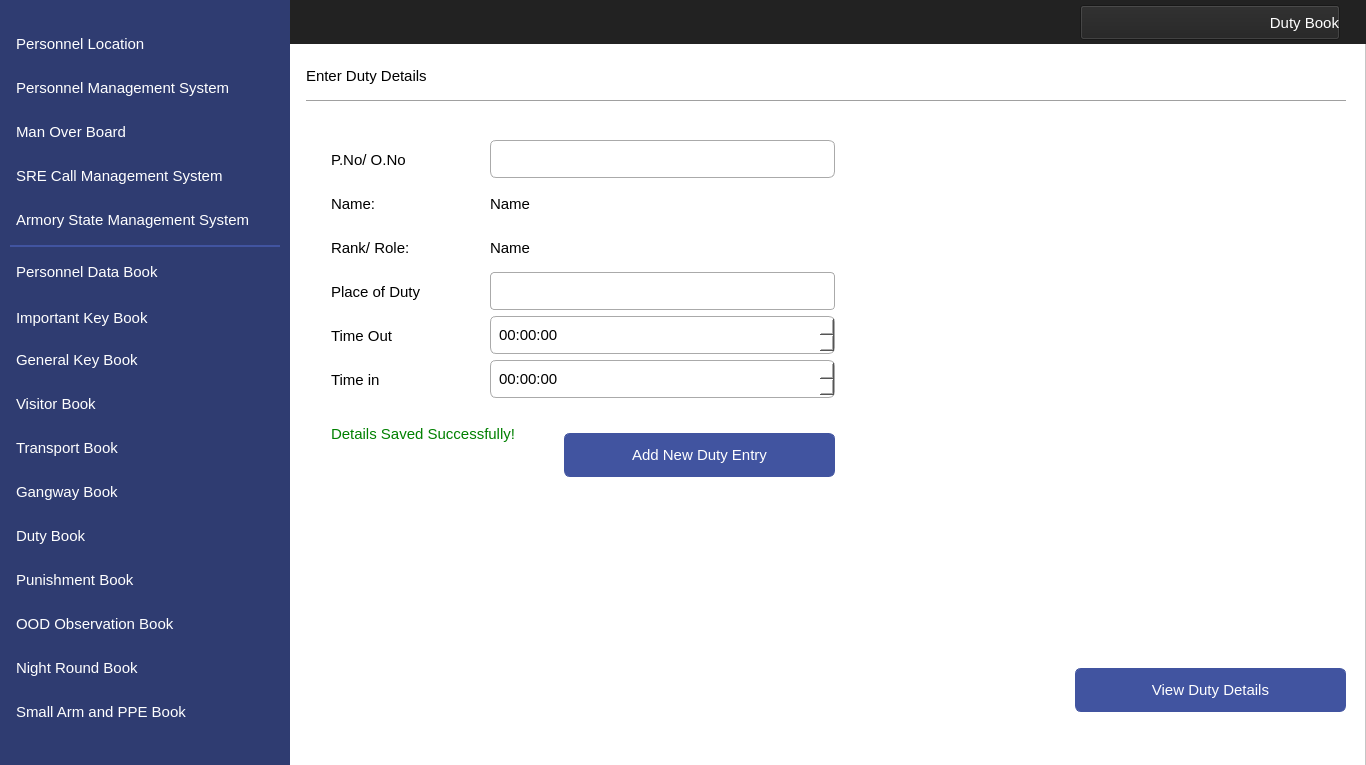
<?xml version="1.0" encoding="UTF-8"?>
<ui version="4.0">
 <class>MainWindow</class>
 <widget class="QMainWindow" name="MainWindow">
  <property name="geometry">
   <rect>
    <x>0</x>
    <y>0</y>
    <width>1366</width>
    <height>765</height>
   </rect>
  </property>
  <property name="windowTitle">
   <string>MainWindow</string>
  </property>
  <widget class="QWidget" name="centralwidget">
   <widget class="QFrame" name="frame">
    <property name="geometry">
     <rect>
      <x>0</x>
      <y>0</y>
      <width>1366</width>
      <height>768</height>
     </rect>
    </property>
    <property name="styleSheet">
     <string notr="true">background-color: #ffffff</string>
    </property>
    <property name="frameShape">
     <enum>QFrame::StyledPanel</enum>
    </property>
    <property name="frameShadow">
     <enum>QFrame::Raised</enum>
    </property>
    <widget class="QLabel" name="label_2">
     <property name="geometry">
      <rect>
       <x>0</x>
       <y>0</y>
       <width>1366</width>
       <height>44</height>
      </rect>
     </property>
     <property name="styleSheet">
      <string notr="true">background-color:#222222;</string>
     </property>
     <property name="text">
      <string/>
     </property>
    </widget>
    <widget class="QPushButton" name="navViewDutyDetails">
     <property name="geometry">
      <rect>
       <x>1075</x>
       <y>668</y>
       <width>271</width>
       <height>44</height>
      </rect>
     </property>
     <property name="font">
      <font>
       <family>Segoe UI</family>
       <pointsize>11</pointsize>
      </font>
     </property>
     <property name="cursor">
      <cursorShape>PointingHandCursor</cursorShape>
     </property>
     <property name="styleSheet">
      <string notr="true">QPushButton
{
    color: #ffffff;
    background-color:#4154A0;
    border-width: 1px;
    border-color: #4154A0;
    border-style: solid;
    border-radius: 6;
    padding: 3px;
    font-size: 11pt;
    padding-left: 5px;
    padding-right: 5px;
    min-width: 40px;
}

QPushButton:hover
{
    background-color:#384889
}
QPushButton:pressed
{
    background-color: #384889;
 	border-width: 3px;
    border-color: #5C70BC;
    border-style: solid;
    border-radius: 6;

}</string>
     </property>
     <property name="text">
      <string>View Duty Details</string>
     </property>
     <property name="icon">
      <iconset resource="../IconResource.qrc">
       <normaloff>:/images/viewDetails.png</normaloff>:/images/viewDetails.png</iconset>
     </property>
     <property name="iconSize">
      <size>
       <width>25</width>
       <height>25</height>
      </size>
     </property>
    </widget>
    <widget class="QLabel" name="lblDataEntrySuccessful">
     <property name="enabled">
      <bool>true</bool>
     </property>
     <property name="geometry">
      <rect>
       <x>331</x>
       <y>412</y>
       <width>361</width>
       <height>44</height>
      </rect>
     </property>
     <property name="font">
      <font>
       <family>Segoe UI</family>
       <pointsize>11</pointsize>
      </font>
     </property>
     <property name="layoutDirection">
      <enum>Qt::LeftToRight</enum>
     </property>
     <property name="styleSheet">
      <string notr="true">color: green;
background-color:#ffffff;
font-size: 11pt</string>
     </property>
     <property name="text">
      <string>Details Saved Successfully!</string>
     </property>
     <property name="alignment">
      <set>Qt::AlignLeading|Qt::AlignLeft|Qt::AlignVCenter</set>
     </property>
    </widget>
    <widget class="QPushButton" name="pushButton">
     <property name="enabled">
      <bool>true</bool>
     </property>
     <property name="geometry">
      <rect>
       <x>1080</x>
       <y>5</y>
       <width>260</width>
       <height>35</height>
      </rect>
     </property>
     <property name="font">
      <font>
       <family>Segoe UI</family>
       <pointsize>11</pointsize>
      </font>
     </property>
     <property name="styleSheet">
      <string notr="true"> text-align: right;
    color: #ffffff;
    background-color:#222222;</string>
     </property>
     <property name="text">
      <string>Duty Book</string>
     </property>
     <property name="icon">
      <iconset resource="../IconResource.qrc">
       <normaloff>:/images/duty.png</normaloff>:/images/duty.png</iconset>
     </property>
     <property name="iconSize">
      <size>
       <width>32</width>
       <height>32</height>
      </size>
     </property>
    </widget>
    <widget class="QPushButton" name="pushButton_2">
     <property name="enabled">
      <bool>true</bool>
     </property>
     <property name="geometry">
      <rect>
       <x>331</x>
       <y>680</y>
       <width>100</width>
       <height>80</height>
      </rect>
     </property>
     <property name="styleSheet">
      <string notr="true"> border:1px solid #fff;
    border-radius:4px;
    outline:none;</string>
     </property>
     <property name="text">
      <string/>
     </property>
     <property name="icon">
      <iconset resource="../IconResource.qrc">
       <normaloff>:/images/logoMTIP.png</normaloff>:/images/logoMTIP.png</iconset>
     </property>
     <property name="iconSize">
      <size>
       <width>200</width>
       <height>200</height>
      </size>
     </property>
    </widget>
    <widget class="QLabel" name="label_14">
     <property name="geometry">
      <rect>
       <x>331</x>
       <y>314</y>
       <width>151</width>
       <height>44</height>
      </rect>
     </property>
     <property name="font">
      <font>
       <family>Segoe UI</family>
       <pointsize>11</pointsize>
      </font>
     </property>
     <property name="layoutDirection">
      <enum>Qt::LeftToRight</enum>
     </property>
     <property name="styleSheet">
      <string notr="true">color: #000000;
background-color:#ffffff;
font-size: 11pt</string>
     </property>
     <property name="text">
      <string>Time Out</string>
     </property>
     <property name="alignment">
      <set>Qt::AlignLeading|Qt::AlignLeft|Qt::AlignVCenter</set>
     </property>
    </widget>
    <widget class="QLabel" name="label_12">
     <property name="geometry">
      <rect>
       <x>331</x>
       <y>270</y>
       <width>151</width>
       <height>44</height>
      </rect>
     </property>
     <property name="font">
      <font>
       <family>Segoe UI</family>
       <pointsize>11</pointsize>
      </font>
     </property>
     <property name="layoutDirection">
      <enum>Qt::LeftToRight</enum>
     </property>
     <property name="styleSheet">
      <string notr="true">color: #000000;
background-color:#ffffff;
font-size: 11pt</string>
     </property>
     <property name="text">
      <string>Place of Duty</string>
     </property>
     <property name="alignment">
      <set>Qt::AlignLeading|Qt::AlignLeft|Qt::AlignVCenter</set>
     </property>
    </widget>
    <widget class="QLabel" name="label_16">
     <property name="geometry">
      <rect>
       <x>331</x>
       <y>358</y>
       <width>151</width>
       <height>44</height>
      </rect>
     </property>
     <property name="font">
      <font>
       <family>Segoe UI</family>
       <pointsize>11</pointsize>
      </font>
     </property>
     <property name="layoutDirection">
      <enum>Qt::LeftToRight</enum>
     </property>
     <property name="styleSheet">
      <string notr="true">color: #000000;
background-color:#ffffff;
font-size: 11pt</string>
     </property>
     <property name="text">
      <string>Time in</string>
     </property>
     <property name="alignment">
      <set>Qt::AlignLeading|Qt::AlignLeft|Qt::AlignVCenter</set>
     </property>
    </widget>
    <widget class="QTimeEdit" name="tmIn">
     <property name="geometry">
      <rect>
       <x>490</x>
       <y>360</y>
       <width>345</width>
       <height>38</height>
      </rect>
     </property>
     <property name="font">
      <font>
       <family>Segoe UI</family>
       <pointsize>11</pointsize>
      </font>
     </property>
     <property name="styleSheet">
      <string notr="true">QTimeEdit{
    border:1px solid #aaa;
    border-radius:6px;
    outline:none;
    padding:6px;
    box-sizing:border-box;
    transition:.3s;
  }
  QTimeEdit:hover{
	 border:1px solid #000;	
 	transition:.3s;
}
  QTimeEdit:focus{
    border-color:dodgerBlue;
    box-shadow:0 0 8px 0 dodgerBlue;
border-radius: 6;
  }
	QTimeEdit::up-button{
 subcontrol-origin: border;
subcontrol-position: top right;
width: 25px;
 border: none;
image: url(:/images/dropUpTime.png);
}
QTimeEdit::down-button {
 subcontrol-origin: border;
 subcontrol-position: bottom right;
 width: 25px;
 border: none;

image: url(:/images/dropDownTime.png);

}
QTimeEdit::down-button:hover {
 border: 1px solid rgba(0, 0, 0, 0%);
border-bottom: 1px solid rgb(0, 0, 0);
 border-right: 1px solid rgb(0, 0, 0);
background-color:#e6e6e6;
    
}
QTimeEdit::up-button:hover {
 border: 1px solid rgba(0, 0, 0, 0%);
border-top: 1px solid rgb(0, 0, 0);
 border-right: 1px solid rgb(0, 0, 0);
background-color:#e6e6e6;

}
QTimeEdit::up-button:focus{
 border: 1px solid rgba(0, 0, 0, 0%);
border-top: 1px solid dodgerBlue;
 border-right: 1px solid dodgerBlue;

}
QTimeEdit::down-button:focus{
 border: 1px solid rgba(0, 0, 0, 0%);
border-bottom: 1px solid dodgerBlue;
 border-right: 1px solid dodgerBlue;

}</string>
     </property>
     <property name="calendarPopup">
      <bool>false</bool>
     </property>
    </widget>
    <widget class="QLineEdit" name="edtDutyPlace">
     <property name="geometry">
      <rect>
       <x>490</x>
       <y>272</y>
       <width>345</width>
       <height>38</height>
      </rect>
     </property>
     <property name="font">
      <font>
       <family>Segoe UI</family>
       <pointsize>11</pointsize>
      </font>
     </property>
     <property name="styleSheet">
      <string notr="true">QLineEdit{
    border:1px solid #aaa;
    border-radius:4px;
    outline:none;
    padding:6px;
    box-sizing:border-box;
    transition:.3s;
  }
  QLineEdit:hover{
	 border:1px solid #000;	
 	transition:.3s;
}
  QLineEdit:focus{
    border-color:dodgerBlue;
    box-shadow:0 0 8px 0 dodgerBlue;
  }</string>
     </property>
    </widget>
    <widget class="QTimeEdit" name="tmOut">
     <property name="geometry">
      <rect>
       <x>490</x>
       <y>316</y>
       <width>345</width>
       <height>38</height>
      </rect>
     </property>
     <property name="font">
      <font>
       <family>Segoe UI</family>
       <pointsize>11</pointsize>
      </font>
     </property>
     <property name="styleSheet">
      <string notr="true">QTimeEdit{
    border:1px solid #aaa;
    border-radius:6px;
    outline:none;
    padding:6px;
    box-sizing:border-box;
    transition:.3s;
  }
  QTimeEdit:hover{
	 border:1px solid #000;	
 	transition:.3s;
}
  QTimeEdit:focus{
    border-color:dodgerBlue;
    box-shadow:0 0 8px 0 dodgerBlue;
border-radius: 6;
  }
	QTimeEdit::up-button{
 subcontrol-origin: border;
subcontrol-position: top right;
width: 25px;
 border: none;
image: url(:/images/dropUpTime.png);
}
QTimeEdit::down-button {
 subcontrol-origin: border;
 subcontrol-position: bottom right;
 width: 25px;
 border: none;

image: url(:/images/dropDownTime.png);

}
QTimeEdit::down-button:hover {
 border: 1px solid rgba(0, 0, 0, 0%);
border-bottom: 1px solid rgb(0, 0, 0);
 border-right: 1px solid rgb(0, 0, 0);
background-color:#e6e6e6;
    
}
QTimeEdit::up-button:hover {
 border: 1px solid rgba(0, 0, 0, 0%);
border-top: 1px solid rgb(0, 0, 0);
 border-right: 1px solid rgb(0, 0, 0);
background-color:#e6e6e6;

}
QTimeEdit::up-button:focus{
 border: 1px solid rgba(0, 0, 0, 0%);
border-top: 1px solid dodgerBlue;
 border-right: 1px solid dodgerBlue;

}
QTimeEdit::down-button:focus{
 border: 1px solid rgba(0, 0, 0, 0%);
border-bottom: 1px solid dodgerBlue;
 border-right: 1px solid dodgerBlue;

}</string>
     </property>
     <property name="calendarPopup">
      <bool>false</bool>
     </property>
    </widget>
    <widget class="QPushButton" name="btnAddDuty">
     <property name="geometry">
      <rect>
       <x>564</x>
       <y>433</y>
       <width>271</width>
       <height>44</height>
      </rect>
     </property>
     <property name="font">
      <font>
       <family>Segoe UI</family>
       <pointsize>11</pointsize>
      </font>
     </property>
     <property name="cursor">
      <cursorShape>PointingHandCursor</cursorShape>
     </property>
     <property name="styleSheet">
      <string notr="true">QPushButton
{
    color: #ffffff;
    background-color:#4154A0;
    border-width: 1px;
    border-color: #4154A0;
    border-style: solid;
    border-radius: 6;
    padding: 3px;
    font-size: 11pt;
    padding-left: 5px;
    padding-right: 5px;
    min-width: 40px;
}

QPushButton:hover
{
    background-color:#384889
}
QPushButton:pressed
{
    background-color: #384889;
 	border-width: 3px;
    border-color: #5C70BC;
    border-style: solid;
    border-radius: 6;

}</string>
     </property>
     <property name="text">
      <string>Add New Duty Entry</string>
     </property>
     <property name="icon">
      <iconset resource="../IconResource.qrc">
       <normaloff>:/images/add.png</normaloff>:/images/add.png</iconset>
     </property>
     <property name="iconSize">
      <size>
       <width>25</width>
       <height>25</height>
      </size>
     </property>
    </widget>
    <widget class="QLabel" name="label_11">
     <property name="geometry">
      <rect>
       <x>331</x>
       <y>226</y>
       <width>151</width>
       <height>44</height>
      </rect>
     </property>
     <property name="font">
      <font>
       <family>Segoe UI</family>
       <pointsize>11</pointsize>
      </font>
     </property>
     <property name="layoutDirection">
      <enum>Qt::LeftToRight</enum>
     </property>
     <property name="styleSheet">
      <string notr="true">color: #000000;
background-color:#ffffff;
font-size: 11pt</string>
     </property>
     <property name="text">
      <string>Rank/ Role:</string>
     </property>
     <property name="alignment">
      <set>Qt::AlignLeading|Qt::AlignLeft|Qt::AlignVCenter</set>
     </property>
    </widget>
    <widget class="QLabel" name="lblIDutyName">
     <property name="geometry">
      <rect>
       <x>490</x>
       <y>182</y>
       <width>345</width>
       <height>44</height>
      </rect>
     </property>
     <property name="font">
      <font>
       <family>Segoe UI</family>
       <pointsize>11</pointsize>
      </font>
     </property>
     <property name="layoutDirection">
      <enum>Qt::LeftToRight</enum>
     </property>
     <property name="styleSheet">
      <string notr="true">color: #000000;
background-color:#ffffff;
font-size: 11pt</string>
     </property>
     <property name="text">
      <string>Name</string>
     </property>
     <property name="alignment">
      <set>Qt::AlignLeading|Qt::AlignLeft|Qt::AlignVCenter</set>
     </property>
    </widget>
    <widget class="QLabel" name="lblDutyRank">
     <property name="geometry">
      <rect>
       <x>490</x>
       <y>226</y>
       <width>345</width>
       <height>44</height>
      </rect>
     </property>
     <property name="font">
      <font>
       <family>Segoe UI</family>
       <pointsize>11</pointsize>
      </font>
     </property>
     <property name="layoutDirection">
      <enum>Qt::LeftToRight</enum>
     </property>
     <property name="styleSheet">
      <string notr="true">color: #000000;
background-color:#ffffff;
font-size: 11pt</string>
     </property>
     <property name="text">
      <string>Name</string>
     </property>
     <property name="alignment">
      <set>Qt::AlignLeading|Qt::AlignLeft|Qt::AlignVCenter</set>
     </property>
    </widget>
    <widget class="QLabel" name="label_10">
     <property name="geometry">
      <rect>
       <x>331</x>
       <y>182</y>
       <width>151</width>
       <height>44</height>
      </rect>
     </property>
     <property name="font">
      <font>
       <family>Segoe UI</family>
       <pointsize>11</pointsize>
      </font>
     </property>
     <property name="layoutDirection">
      <enum>Qt::LeftToRight</enum>
     </property>
     <property name="styleSheet">
      <string notr="true">color: #000000;
background-color:#ffffff;
font-size: 11pt</string>
     </property>
     <property name="text">
      <string>Name:</string>
     </property>
     <property name="alignment">
      <set>Qt::AlignLeading|Qt::AlignLeft|Qt::AlignVCenter</set>
     </property>
    </widget>
    <widget class="QLabel" name="label_9">
     <property name="geometry">
      <rect>
       <x>331</x>
       <y>138</y>
       <width>151</width>
       <height>44</height>
      </rect>
     </property>
     <property name="font">
      <font>
       <family>Segoe UI</family>
       <pointsize>11</pointsize>
      </font>
     </property>
     <property name="layoutDirection">
      <enum>Qt::LeftToRight</enum>
     </property>
     <property name="styleSheet">
      <string notr="true">color: #000000;
background-color:#ffffff;
font-size: 11pt</string>
     </property>
     <property name="text">
      <string>P.No/ O.No</string>
     </property>
     <property name="alignment">
      <set>Qt::AlignLeading|Qt::AlignLeft|Qt::AlignVCenter</set>
     </property>
    </widget>
    <widget class="QComboBox" name="cDutyPNo">
     <property name="geometry">
      <rect>
       <x>490</x>
       <y>140</y>
       <width>345</width>
       <height>38</height>
      </rect>
     </property>
     <property name="font">
      <font>
       <family>Segoe UI</family>
       <pointsize>11</pointsize>
       <kerning>true</kerning>
      </font>
     </property>
     <property name="cursor">
      <cursorShape>PointingHandCursor</cursorShape>
     </property>
     <property name="styleSheet">
      <string notr="true">QComboBox{ border-width: 1px;
 border-color: #aaa;
 border-style: solid;
border-radius:6; 
}

QComboBox::drop-down:button{
background-color:transparent;
}
QComboBox::down-arrow {
 
    image: url(C:/Users/home/Desktop/IndoorPoistionInterfaces/InterfaceIcons/dropDown.png);
    width: 25px;
    height: 9px;
}
QComboBox:hover{
	 border:1px solid #000;	
 	transition:.3s;
}
  QComboBox:focus{
    border-color:dodgerBlue;
    box-shadow:0 0 8px 0 dodgerBlue;
  }
</string>
     </property>
     <property name="editable">
      <bool>false</bool>
     </property>
     <property name="frame">
      <bool>true</bool>
     </property>
    </widget>
    <widget class="QLabel" name="label_4">
     <property name="geometry">
      <rect>
       <x>10</x>
       <y>245</y>
       <width>270</width>
       <height>2</height>
      </rect>
     </property>
     <property name="styleSheet">
      <string notr="true">background-color:#4154A0;</string>
     </property>
     <property name="text">
      <string/>
     </property>
    </widget>
    <widget class="QPushButton" name="navViewGangway">
     <property name="geometry">
      <rect>
       <x>10</x>
       <y>470</y>
       <width>270</width>
       <height>44</height>
      </rect>
     </property>
     <property name="font">
      <font>
       <family>Segoe UI</family>
       <pointsize>11</pointsize>
      </font>
     </property>
     <property name="cursor">
      <cursorShape>PointingHandCursor</cursorShape>
     </property>
     <property name="styleSheet">
      <string notr="true">QPushButton 
{
    text-align: left;
    color: #ffffff;
    background-color:#2F3C71;
    border-width: 1px;
    border-color: #2F3C71;
    border-style: solid;
    border-radius: 6;
    padding: 3px;
    font-size: 11pt;
    padding-left: 5px;
    padding-right: 5px;
    min-width: 40px;
}

QPushButton:hover
{
    background-color:#4154A0;
}
QPushButton:pressed
{
    background-color: #384889;
 	border-width: 3px;
    border-color: #5C70BC;
    border-style: solid;
    border-radius: 6;

}</string>
     </property>
     <property name="text">
      <string>Gangway Book</string>
     </property>
     <property name="icon">
      <iconset resource="../IconResource.qrc">
       <normaloff>:/images/gangway.png</normaloff>:/images/gangway.png</iconset>
     </property>
     <property name="iconSize">
      <size>
       <width>25</width>
       <height>25</height>
      </size>
     </property>
     <property name="flat">
      <bool>false</bool>
     </property>
    </widget>
    <widget class="QPushButton" name="navViewImpKey">
     <property name="geometry">
      <rect>
       <x>10</x>
       <y>296</y>
       <width>270</width>
       <height>44</height>
      </rect>
     </property>
     <property name="font">
      <font>
       <family>Segoe UI</family>
       <pointsize>11</pointsize>
      </font>
     </property>
     <property name="cursor">
      <cursorShape>PointingHandCursor</cursorShape>
     </property>
     <property name="styleSheet">
      <string notr="true">QPushButton 
{
    text-align: left;
    color: #ffffff;
    background-color:#2F3C71;
    border-width: 1px;
    border-color: #2F3C71;
    border-style: solid;
    border-radius: 6;
    padding: 3px;
    font-size: 11pt;
    padding-left: 5px;
    padding-right: 5px;
    min-width: 40px;
}

QPushButton:hover
{
    background-color:#4154A0;
}
QPushButton:pressed
{
    background-color: #384889;
 	border-width: 3px;
    border-color: #5C70BC;
    border-style: solid;
    border-radius: 6;

}</string>
     </property>
     <property name="text">
      <string>Important Key Book</string>
     </property>
     <property name="icon">
      <iconset resource="../IconResource.qrc">
       <normaloff>:/images/impKey.png</normaloff>:/images/impKey.png</iconset>
     </property>
     <property name="iconSize">
      <size>
       <width>25</width>
       <height>25</height>
      </size>
     </property>
     <property name="flat">
      <bool>false</bool>
     </property>
    </widget>
    <widget class="QPushButton" name="navViewPunishment">
     <property name="geometry">
      <rect>
       <x>10</x>
       <y>558</y>
       <width>270</width>
       <height>44</height>
      </rect>
     </property>
     <property name="font">
      <font>
       <family>Segoe UI</family>
       <pointsize>11</pointsize>
      </font>
     </property>
     <property name="cursor">
      <cursorShape>PointingHandCursor</cursorShape>
     </property>
     <property name="styleSheet">
      <string notr="true">QPushButton 
{
    text-align: left;
    color: #ffffff;
    background-color:#2F3C71;
    border-width: 1px;
    border-color: #2F3C71;
    border-style: solid;
    border-radius: 6;
    padding: 3px;
    font-size: 11pt;
    padding-left: 5px;
    padding-right: 5px;
    min-width: 40px;
}

QPushButton:hover
{
    background-color:#4154A0;
}
QPushButton:pressed
{
    background-color: #384889;
 	border-width: 3px;
    border-color: #5C70BC;
    border-style: solid;
    border-radius: 6;

}</string>
     </property>
     <property name="text">
      <string>Punishment Book</string>
     </property>
     <property name="icon">
      <iconset resource="../IconResource.qrc">
       <normaloff>:/images/punishment.png</normaloff>:/images/punishment.png</iconset>
     </property>
     <property name="iconSize">
      <size>
       <width>25</width>
       <height>25</height>
      </size>
     </property>
     <property name="flat">
      <bool>false</bool>
     </property>
    </widget>
    <widget class="QPushButton" name="navViewNight">
     <property name="geometry">
      <rect>
       <x>10</x>
       <y>646</y>
       <width>270</width>
       <height>44</height>
      </rect>
     </property>
     <property name="font">
      <font>
       <family>Segoe UI</family>
       <pointsize>11</pointsize>
      </font>
     </property>
     <property name="cursor">
      <cursorShape>PointingHandCursor</cursorShape>
     </property>
     <property name="styleSheet">
      <string notr="true">QPushButton 
{
    text-align: left;
    color: #ffffff;
    background-color:#2F3C71;
    border-width: 1px;
    border-color: #2F3C71;
    border-style: solid;
    border-radius: 6;
    padding: 3px;
    font-size: 11pt;
    padding-left: 5px;
    padding-right: 5px;
    min-width: 40px;
}

QPushButton:hover
{
    background-color:#4154A0;
}
QPushButton:pressed
{
    background-color: #384889;
 	border-width: 3px;
    border-color: #5C70BC;
    border-style: solid;
    border-radius: 6;

}</string>
     </property>
     <property name="text">
      <string>Night Round Book</string>
     </property>
     <property name="icon">
      <iconset resource="../IconResource.qrc">
       <normaloff>:/images/night.png</normaloff>:/images/night.png</iconset>
     </property>
     <property name="iconSize">
      <size>
       <width>25</width>
       <height>25</height>
      </size>
     </property>
     <property name="flat">
      <bool>false</bool>
     </property>
    </widget>
    <widget class="QPushButton" name="navViewTransport">
     <property name="geometry">
      <rect>
       <x>10</x>
       <y>426</y>
       <width>270</width>
       <height>44</height>
      </rect>
     </property>
     <property name="font">
      <font>
       <family>Segoe UI</family>
       <pointsize>11</pointsize>
      </font>
     </property>
     <property name="cursor">
      <cursorShape>PointingHandCursor</cursorShape>
     </property>
     <property name="styleSheet">
      <string notr="true">QPushButton 
{
    text-align: left;
    color: #ffffff;
    background-color:#2F3C71;
    border-width: 1px;
    border-color: #2F3C71;
    border-style: solid;
    border-radius: 6;
    padding: 3px;
    font-size: 11pt;
    padding-left: 5px;
    padding-right: 5px;
    min-width: 40px;
}

QPushButton:hover
{
    background-color:#4154A0;
}
QPushButton:pressed
{
    background-color: #384889;
 	border-width: 3px;
    border-color: #5C70BC;
    border-style: solid;
    border-radius: 6;

}</string>
     </property>
     <property name="text">
      <string>Transport Book</string>
     </property>
     <property name="icon">
      <iconset resource="../IconResource.qrc">
       <normaloff>:/images/transport.png</normaloff>:/images/transport.png</iconset>
     </property>
     <property name="iconSize">
      <size>
       <width>25</width>
       <height>25</height>
      </size>
     </property>
     <property name="flat">
      <bool>false</bool>
     </property>
    </widget>
    <widget class="QPushButton" name="navViewPersonnel">
     <property name="geometry">
      <rect>
       <x>10</x>
       <y>250</y>
       <width>270</width>
       <height>44</height>
      </rect>
     </property>
     <property name="font">
      <font>
       <family>Segoe UI</family>
       <pointsize>11</pointsize>
      </font>
     </property>
     <property name="cursor">
      <cursorShape>PointingHandCursor</cursorShape>
     </property>
     <property name="styleSheet">
      <string notr="true">QPushButton 
{
    text-align: left;
    color: #ffffff;
    background-color:#2F3C71;
    border-width: 1px;
    border-color: #2F3C71;
    border-style: solid;
    border-radius: 6;
    padding: 3px;
    font-size: 11pt;
    padding-left: 5px;
    padding-right: 5px;
    min-width: 40px;
}

QPushButton:hover
{
    background-color:#4154A0;
}

QPushButton:pressed
{
    background-color: #384889;
 	border-width: 3px;
    border-color: #5C70BC;
    border-style: solid;
    border-radius: 6;

}</string>
     </property>
     <property name="text">
      <string>Personnel Data Book</string>
     </property>
     <property name="icon">
      <iconset resource="../IconResource.qrc">
       <normaloff>:/images/personnelData.png</normaloff>:/images/personnelData.png</iconset>
     </property>
     <property name="iconSize">
      <size>
       <width>25</width>
       <height>25</height>
      </size>
     </property>
     <property name="flat">
      <bool>false</bool>
     </property>
    </widget>
    <widget class="QPushButton" name="navViewMOB">
     <property name="geometry">
      <rect>
       <x>10</x>
       <y>110</y>
       <width>270</width>
       <height>44</height>
      </rect>
     </property>
     <property name="font">
      <font>
       <family>Segoe UI</family>
       <pointsize>11</pointsize>
      </font>
     </property>
     <property name="cursor">
      <cursorShape>PointingHandCursor</cursorShape>
     </property>
     <property name="styleSheet">
      <string notr="true">QPushButton 
{
    text-align: left;
    color: #ffffff;
    background-color:#2F3C71;
    border-width: 1px;
    border-color: #2F3C71;
    border-style: solid;
    border-radius: 6;
    padding: 3px;
    font-size: 11pt;
    padding-left: 5px;
    padding-right: 5px;
    min-width: 40px;
}

QPushButton:hover
{
    background-color:#4154A0;
}
QPushButton:pressed
{
    background-color: #384889;
 	border-width: 3px;
    border-color: #5C70BC;
    border-style: solid;
    border-radius: 6;

}</string>
     </property>
     <property name="text">
      <string>Man Over Board</string>
     </property>
     <property name="icon">
      <iconset resource="../IconResource.qrc">
       <normaloff>:/images/mob.png</normaloff>:/images/mob.png</iconset>
     </property>
     <property name="iconSize">
      <size>
       <width>32</width>
       <height>32</height>
      </size>
     </property>
     <property name="flat">
      <bool>false</bool>
     </property>
    </widget>
    <widget class="QPushButton" name="navViewPPE">
     <property name="geometry">
      <rect>
       <x>10</x>
       <y>690</y>
       <width>270</width>
       <height>44</height>
      </rect>
     </property>
     <property name="font">
      <font>
       <family>Segoe UI</family>
       <pointsize>11</pointsize>
      </font>
     </property>
     <property name="cursor">
      <cursorShape>PointingHandCursor</cursorShape>
     </property>
     <property name="styleSheet">
      <string notr="true">QPushButton 
{
    text-align: left;
    color: #ffffff;
    background-color:#2F3C71;
    border-width: 1px;
    border-color: #2F3C71;
    border-style: solid;
    border-radius: 6;
    padding: 3px;
    font-size: 11pt;
    padding-left: 5px;
    padding-right: 5px;
    min-width: 40px;
}

QPushButton:hover
{
    background-color:#4154A0;
}
QPushButton:active
{
    background-color:#4154A0;
}
QPushButton:pressed
{
    background-color: #384889;
 	border-width: 3px;
    border-color: #5C70BC;
    border-style: solid;
    border-radius: 6;

}</string>
     </property>
     <property name="text">
      <string>Small Arm and PPE Book</string>
     </property>
     <property name="icon">
      <iconset resource="../IconResource.qrc">
       <normaloff>:/images/armPPE.png</normaloff>:/images/armPPE.png</iconset>
     </property>
     <property name="iconSize">
      <size>
       <width>25</width>
       <height>25</height>
      </size>
     </property>
     <property name="flat">
      <bool>false</bool>
     </property>
    </widget>
    <widget class="QPushButton" name="navViewGenKey">
     <property name="geometry">
      <rect>
       <x>10</x>
       <y>338</y>
       <width>270</width>
       <height>44</height>
      </rect>
     </property>
     <property name="font">
      <font>
       <family>Segoe UI</family>
       <pointsize>11</pointsize>
      </font>
     </property>
     <property name="cursor">
      <cursorShape>PointingHandCursor</cursorShape>
     </property>
     <property name="styleSheet">
      <string notr="true">QPushButton 
{
    text-align: left;
    color: #ffffff;
    background-color:#2F3C71;
    border-width: 1px;
    border-color: #2F3C71;
    border-style: solid;
    border-radius: 6;
    padding: 3px;
    font-size: 11pt;
    padding-left: 5px;
    padding-right: 5px;
    min-width: 40px;
}

QPushButton:hover
{
    background-color:#4154A0;
}

QPushButton:pressed
{
    background-color: #384889;
 	border-width: 3px;
    border-color: #5C70BC;
    border-style: solid;
    border-radius: 6;

}</string>
     </property>
     <property name="text">
      <string>General Key Book</string>
     </property>
     <property name="icon">
      <iconset resource="../IconResource.qrc">
       <normaloff>:/images/genKey.png</normaloff>:/images/genKey.png</iconset>
     </property>
     <property name="iconSize">
      <size>
       <width>25</width>
       <height>25</height>
      </size>
     </property>
     <property name="flat">
      <bool>false</bool>
     </property>
    </widget>
    <widget class="QLabel" name="label">
     <property name="geometry">
      <rect>
       <x>0</x>
       <y>0</y>
       <width>290</width>
       <height>768</height>
      </rect>
     </property>
     <property name="styleSheet">
      <string notr="true">background-image: url(null);
background-color:#2F3C71;</string>
     </property>
     <property name="text">
      <string/>
     </property>
    </widget>
    <widget class="QPushButton" name="navViewLocation">
     <property name="geometry">
      <rect>
       <x>10</x>
       <y>22</y>
       <width>270</width>
       <height>44</height>
      </rect>
     </property>
     <property name="font">
      <font>
       <family>Segoe UI</family>
       <pointsize>11</pointsize>
      </font>
     </property>
     <property name="cursor">
      <cursorShape>PointingHandCursor</cursorShape>
     </property>
     <property name="styleSheet">
      <string notr="true">QPushButton 
{
    text-align: left;
    color: #ffffff;
    background-color:#2F3C71;
    border-width: 1px;
    border-color: #2F3C71;
    border-style: solid;
    border-radius: 6;
    padding: 3px;
    font-size: 11pt;
    padding-left: 5px;
    padding-right: 5px;
    min-width: 40px;
}

QPushButton:hover
{
    background-color:#4154A0;
}
QPushButton:pressed
{
    background-color: #384889;
 	border-width: 3px;
    border-color: #5C70BC;
    border-style: solid;
    border-radius: 6;

}</string>
     </property>
     <property name="text">
      <string>Personnel Location</string>
     </property>
     <property name="icon">
      <iconset resource="../IconResource.qrc">
       <normaloff>:/images/locate.png</normaloff>:/images/locate.png</iconset>
     </property>
     <property name="iconSize">
      <size>
       <width>25</width>
       <height>25</height>
      </size>
     </property>
     <property name="flat">
      <bool>false</bool>
     </property>
    </widget>
    <widget class="QPushButton" name="navViewState">
     <property name="geometry">
      <rect>
       <x>10</x>
       <y>198</y>
       <width>270</width>
       <height>44</height>
      </rect>
     </property>
     <property name="font">
      <font>
       <family>Segoe UI</family>
       <pointsize>11</pointsize>
      </font>
     </property>
     <property name="cursor">
      <cursorShape>PointingHandCursor</cursorShape>
     </property>
     <property name="styleSheet">
      <string notr="true">QPushButton 
{
    text-align: left;
    color: #ffffff;
    background-color:#2F3C71;
    border-width: 1px;
    border-color: #2F3C71;
    border-style: solid;
    border-radius: 6;
    padding: 3px;
    font-size: 11pt;
    padding-left: 5px;
    padding-right: 5px;
    min-width: 40px;
}

QPushButton:hover
{
    background-color:#4154A0;
}
QPushButton:pressed
{
    background-color: #384889;
 	border-width: 3px;
    border-color: #5C70BC;
    border-style: solid;
    border-radius: 6;

}</string>
     </property>
     <property name="text">
      <string>Armory State Management System</string>
     </property>
     <property name="icon">
      <iconset resource="../IconResource.qrc">
       <normaloff>:/images/armoryState.png</normaloff>:/images/armoryState.png</iconset>
     </property>
     <property name="iconSize">
      <size>
       <width>25</width>
       <height>25</height>
      </size>
     </property>
     <property name="flat">
      <bool>false</bool>
     </property>
    </widget>
    <widget class="QPushButton" name="navViewMangement">
     <property name="geometry">
      <rect>
       <x>10</x>
       <y>66</y>
       <width>270</width>
       <height>44</height>
      </rect>
     </property>
     <property name="font">
      <font>
       <family>Segoe UI</family>
       <pointsize>11</pointsize>
      </font>
     </property>
     <property name="cursor">
      <cursorShape>PointingHandCursor</cursorShape>
     </property>
     <property name="styleSheet">
      <string notr="true">QPushButton 
{
    text-align: left;
    color: #ffffff;
    background-color:#2F3C71;
    border-width: 1px;
    border-color: #2F3C71;
    border-style: solid;
    border-radius: 6;
    padding: 3px;
    font-size: 11pt;
    padding-left: 5px;
    padding-right: 5px;
    min-width: 40px;
}

QPushButton:hover
{
    background-color:#4154A0;
}
QPushButton:pressed
{
    background-color: #384889;
 	border-width: 3px;
    border-color: #5C70BC;
    border-style: solid;
    border-radius: 6;

}</string>
     </property>
     <property name="text">
      <string>Personnel Management System</string>
     </property>
     <property name="icon">
      <iconset resource="../IconResource.qrc">
       <normaloff>:/images/personnel.png</normaloff>:/images/personnel.png</iconset>
     </property>
     <property name="iconSize">
      <size>
       <width>32</width>
       <height>32</height>
      </size>
     </property>
     <property name="flat">
      <bool>false</bool>
     </property>
    </widget>
    <widget class="QPushButton" name="navViewOOD">
     <property name="geometry">
      <rect>
       <x>10</x>
       <y>602</y>
       <width>270</width>
       <height>44</height>
      </rect>
     </property>
     <property name="font">
      <font>
       <family>Segoe UI</family>
       <pointsize>11</pointsize>
      </font>
     </property>
     <property name="cursor">
      <cursorShape>PointingHandCursor</cursorShape>
     </property>
     <property name="styleSheet">
      <string notr="true">QPushButton 
{
    text-align: left;
    color: #ffffff;
    background-color:#2F3C71;
    border-width: 1px;
    border-color: #2F3C71;
    border-style: solid;
    border-radius: 6;
    padding: 3px;
    font-size: 11pt;
    padding-left: 5px;
    padding-right: 5px;
    min-width: 40px;
}

QPushButton:hover
{
    background-color:#4154A0;
}
QPushButton:pressed
{
    background-color: #384889;
 	border-width: 3px;
    border-color: #5C70BC;
    border-style: solid;
    border-radius: 6;

}</string>
     </property>
     <property name="text">
      <string>OOD Observation Book</string>
     </property>
     <property name="icon">
      <iconset resource="../IconResource.qrc">
       <normaloff>:/images/oodObserve.png</normaloff>:/images/oodObserve.png</iconset>
     </property>
     <property name="iconSize">
      <size>
       <width>25</width>
       <height>25</height>
      </size>
     </property>
     <property name="flat">
      <bool>false</bool>
     </property>
    </widget>
    <widget class="QPushButton" name="navViewCMS">
     <property name="geometry">
      <rect>
       <x>10</x>
       <y>154</y>
       <width>270</width>
       <height>44</height>
      </rect>
     </property>
     <property name="font">
      <font>
       <family>Segoe UI</family>
       <pointsize>11</pointsize>
      </font>
     </property>
     <property name="cursor">
      <cursorShape>PointingHandCursor</cursorShape>
     </property>
     <property name="styleSheet">
      <string notr="true">QPushButton 
{
    text-align: left;
    color: #ffffff;
    background-color:#2F3C71;
    border-width: 1px;
    border-color: #2F3C71;
    border-style: solid;
    border-radius: 6;
    padding: 3px;
    font-size: 11pt;
    padding-left: 5px;
    padding-right: 5px;
    min-width: 40px;
}

QPushButton:hover
{
    background-color:#4154A0;
}
QPushButton:pressed
{
    background-color: #384889;
 	border-width: 3px;
    border-color: #5C70BC;
    border-style: solid;
    border-radius: 6;

}</string>
     </property>
     <property name="text">
      <string>SRE Call Management System</string>
     </property>
     <property name="icon">
      <iconset resource="../IconResource.qrc">
       <normaloff>:/images/sreCall.png</normaloff>:/images/sreCall.png</iconset>
     </property>
     <property name="iconSize">
      <size>
       <width>25</width>
       <height>25</height>
      </size>
     </property>
     <property name="flat">
      <bool>false</bool>
     </property>
    </widget>
    <widget class="QPushButton" name="navViewVisitor">
     <property name="geometry">
      <rect>
       <x>10</x>
       <y>382</y>
       <width>270</width>
       <height>44</height>
      </rect>
     </property>
     <property name="font">
      <font>
       <family>Segoe UI</family>
       <pointsize>11</pointsize>
      </font>
     </property>
     <property name="cursor">
      <cursorShape>PointingHandCursor</cursorShape>
     </property>
     <property name="styleSheet">
      <string notr="true">QPushButton 
{
    text-align: left;
    color: #ffffff;
    background-color:#2F3C71;
    border-width: 1px;
    border-color: #2F3C71;
    border-style: solid;
    border-radius: 6;
    padding: 3px;
    font-size: 11pt;
    padding-left: 5px;
    padding-right: 5px;
    min-width: 40px;
}

QPushButton:hover
{
    background-color:#4154A0;
}

QPushButton:pressed
{
    background-color: #384889;
 	border-width: 3px;
    border-color: #5C70BC;
    border-style: solid;
    border-radius: 6;
}</string>
     </property>
     <property name="text">
      <string>Visitor Book</string>
     </property>
     <property name="icon">
      <iconset resource="../IconResource.qrc">
       <normaloff>:/images/visitor.png</normaloff>:/images/visitor.png</iconset>
     </property>
     <property name="iconSize">
      <size>
       <width>25</width>
       <height>25</height>
      </size>
     </property>
     <property name="flat">
      <bool>false</bool>
     </property>
    </widget>
    <widget class="QPushButton" name="navViewDuty">
     <property name="geometry">
      <rect>
       <x>10</x>
       <y>514</y>
       <width>270</width>
       <height>44</height>
      </rect>
     </property>
     <property name="font">
      <font>
       <family>Segoe UI</family>
       <pointsize>11</pointsize>
      </font>
     </property>
     <property name="cursor">
      <cursorShape>PointingHandCursor</cursorShape>
     </property>
     <property name="styleSheet">
      <string notr="true">QPushButton 
{
    text-align: left;
    color: #ffffff;
    background-color:#2F3C71;
    border-width: 1px;
    border-color: #2F3C71;
    border-style: solid;
    border-radius: 6;
    padding: 3px;
    font-size: 11pt;
    padding-left: 5px;
    padding-right: 5px;
    min-width: 40px;
}

QPushButton:hover
{
    background-color:#4154A0;
}
QPushButton:pressed
{
    background-color: #384889;
 	border-width: 3px;
    border-color: #5C70BC;
    border-style: solid;
    border-radius: 6;

}</string>
     </property>
     <property name="text">
      <string>Duty Book</string>
     </property>
     <property name="icon">
      <iconset resource="../IconResource.qrc">
       <normaloff>:/images/duty.png</normaloff>:/images/duty.png</iconset>
     </property>
     <property name="iconSize">
      <size>
       <width>25</width>
       <height>25</height>
      </size>
     </property>
     <property name="flat">
      <bool>false</bool>
     </property>
    </widget>
    <zorder>label_2</zorder>
    <zorder>lblDataEntrySuccessful</zorder>
    <zorder>pushButton</zorder>
    <zorder>pushButton_2</zorder>
    <zorder>label_14</zorder>
    <zorder>label_12</zorder>
    <zorder>label_16</zorder>
    <zorder>tmIn</zorder>
    <zorder>edtDutyPlace</zorder>
    <zorder>tmOut</zorder>
    <zorder>btnAddDuty</zorder>
    <zorder>label_11</zorder>
    <zorder>lblIDutyName</zorder>
    <zorder>lblDutyRank</zorder>
    <zorder>label_10</zorder>
    <zorder>label_9</zorder>
    <zorder>cDutyPNo</zorder>
    <zorder>label</zorder>
    <zorder>navViewCMS</zorder>
    <zorder>navViewState</zorder>
    <zorder>navViewDuty</zorder>
    <zorder>navViewDutyDetails</zorder>
    <zorder>navViewGangway</zorder>
    <zorder>navViewMangement</zorder>
    <zorder>navViewGenKey</zorder>
    <zorder>navViewImpKey</zorder>
    <zorder>navViewLocation</zorder>
    <zorder>navViewMOB</zorder>
    <zorder>navViewOOD</zorder>
    <zorder>navViewPunishment</zorder>
    <zorder>navViewNight</zorder>
    <zorder>navViewPPE</zorder>
    <zorder>navViewPersonnel</zorder>
    <zorder>navViewTransport</zorder>
    <zorder>navViewVisitor</zorder>
    <zorder>label_4</zorder>
   </widget>
   <widget class="QLabel" name="label_13">
    <property name="geometry">
     <rect>
      <x>306</x>
      <y>100</y>
      <width>1040</width>
      <height>1</height>
     </rect>
    </property>
    <property name="styleSheet">
     <string notr="true">background-color:#A0A0A0;</string>
    </property>
    <property name="text">
     <string/>
    </property>
   </widget>
   <widget class="QLabel" name="label_6">
    <property name="geometry">
     <rect>
      <x>306</x>
      <y>60</y>
      <width>221</width>
      <height>31</height>
     </rect>
    </property>
    <property name="font">
     <font>
      <family>Segoe UI</family>
      <pointsize>11</pointsize>
     </font>
    </property>
    <property name="layoutDirection">
     <enum>Qt::LeftToRight</enum>
    </property>
    <property name="styleSheet">
     <string notr="true">color: #000000;
background-color:#ffffff;
font-size: 11pt</string>
    </property>
    <property name="text">
     <string>Enter Duty Details</string>
    </property>
    <property name="alignment">
     <set>Qt::AlignLeading|Qt::AlignLeft|Qt::AlignVCenter</set>
    </property>
   </widget>
  </widget>
 </widget>
 <resources>
  <include location="../IconResource.qrc"/>
 </resources>
 <connections/>
</ui>
